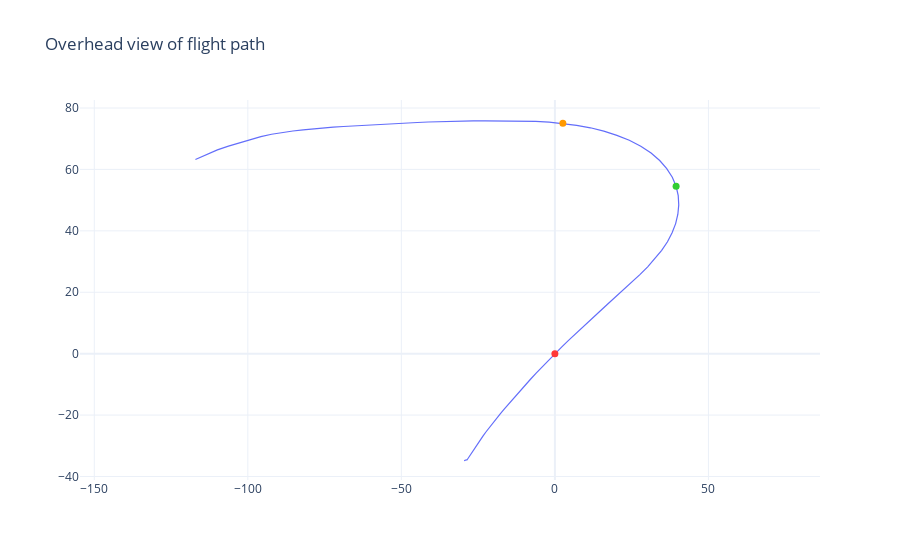

The notebook cell saved with this chart:
### Markdown cell above
### Overhead View Of Flight Path

Get a bird's-eye view of your flight trajectory, providing a unique perspective on your performance.

### Code cell
landing_viz.plt_overhead()

### Figure 1 — Plotly figure (JSON) as saved in the notebook; plotly's stock layout.template omitted (floating-point values rounded to 4 significant figures)
{"data": [{"hovertemplate": "yaxis distance: %{y:.2f} m <extra></extra>", "line": {"color": "#636EFA", "width": 1.2}, "showlegend": false, "type": "scatter", "x": [-117.1, -113.5, -109.9, -106.3, -102.7, -99.25, -95.76, -92.26, -88.77, -85.32, -81.98, -78.73, -75.48, -72.2, -68.85, -65.46, -61.93, -58.48, -55.13, -51.73, -48.28, -44.79, -41.25, -37.67, -34.04, -30.34, -26.56, -22.71, -18.76, -14.71, -10.54, -6.261, -1.875, 2.603, 7.096, 11.57, 15.94, 20.19, 24.23, 27.98, 31.33, 34.14, 36.43, 38.24, 39.48, 40.17, 40.34, 40.05, 39.33, 38.17, 36.67, 34.79, 32.6, 30.22, 27.68, 25.04, 22.34, 19.62, 16.95, 14.32, 11.73, 9.204, 6.773, 4.44, 2.185, 0, -2.108, -4.145, -6.098, -8.015, -9.849, -11.58, -13.24, -14.84, -16.37, -17.8, -19.11, -20.31, -21.45, -22.53, -23.49, -24.33, -25.08, -25.76, -26.38, -26.93, -27.47, -27.88, -28.08, -28.28, -28.48, -28.62, -28.85, -29.17, -29.39, -29.46, -29.5], "y": [63.25, 64.88, 66.36, 67.58, 68.67, 69.74, 70.68, 71.45, 72.04, 72.51, 72.9, 73.27, 73.59, 73.78, 73.98, 74.2, 74.39, 74.58, 74.75, 74.92, 75.1, 75.28, 75.45, 75.58, 75.68, 75.77, 75.81, 75.83, 75.8, 75.78, 75.73, 75.64, 75.44, 75.0, 74.37, 73.56, 72.48, 71.11, 69.5, 67.58, 65.36, 62.91, 60.27, 57.48, 54.52, 51.48, 48.45, 45.42, 42.36, 39.35, 36.45, 33.64, 30.92, 28.28, 25.74, 23.26, 20.78, 18.34, 15.91, 13.51, 11.18, 8.881, 6.597, 4.346, 2.151, 0, -2.15, -4.245, -6.328, -8.412, -10.43, -12.38, -14.27, -16.11, -17.9, -19.58, -21.17, -22.69, -24.17, -25.59, -26.95, -28.23, -29.4, -30.41, -31.28, -32.03, -32.71, -33.35, -33.87, -34.23, -34.5, -34.62, -34.59, -34.62, -34.78, -34.91, -34.95]}, {"marker": {"color": "#32CD32", "size": 7}, "mode": "markers", "showlegend": false, "type": "scatter", "x": [39.48], "y": [54.52]}, {"marker": {"color": "#FF3737", "size": 7}, "mode": "markers", "showlegend": false, "type": "scatter", "x": [0], "y": [0]}, {"marker": {"color": "#FF9900", "size": 7}, "mode": "markers", "showlegend": false, "type": "scatter", "x": [2.603], "y": [75.0]}], "layout": {"autosize": true, "hovermode": "x unified", "legend": {"x": 1, "xanchor": "right", "y": 1, "yanchor": "top"}, "title": {"text": "Overhead view of flight path"}, "xaxis": {"autorange": true, "domain": [0, 1], "range": [-185.7, 117.1], "scaleanchor": "y", "type": "linear"}, "yaxis": {"autorange": true, "domain": [0, 1], "range": [-41.14, 82.65], "scaleanchor": "x", "type": "linear"}}}
